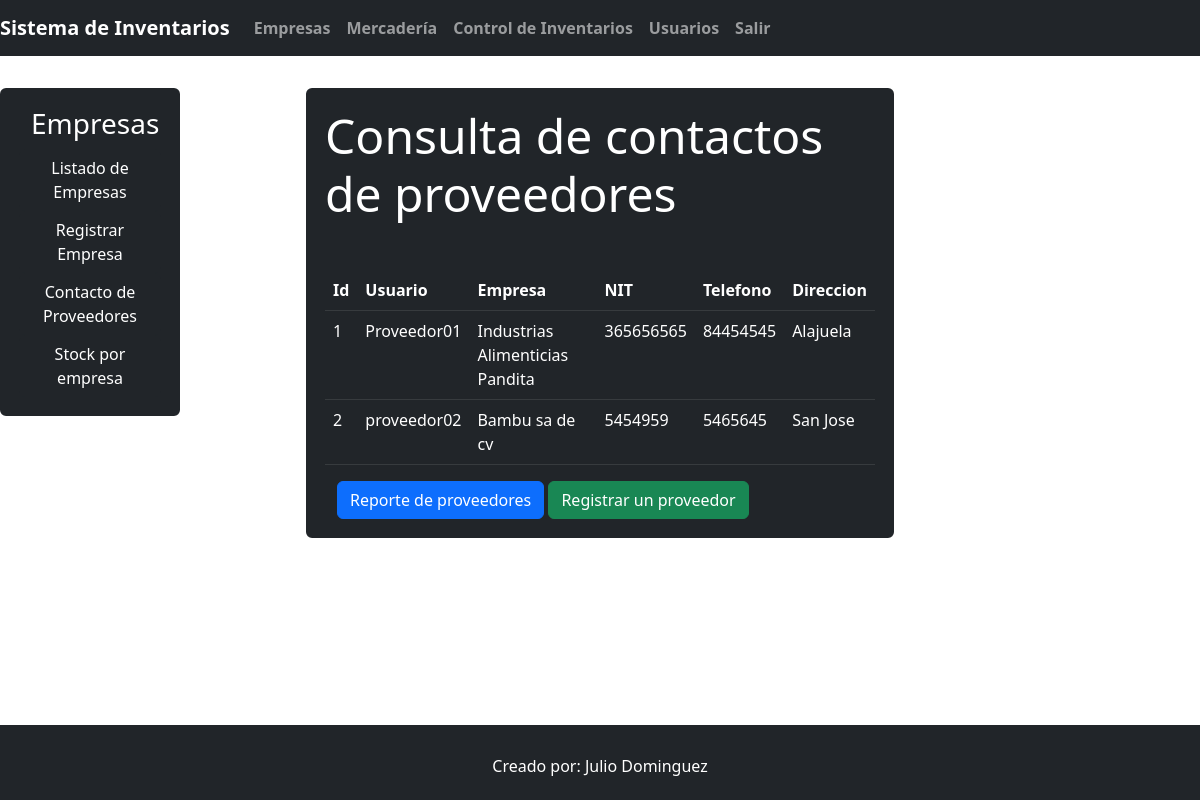
/perfil/proveedores_list, run on the app's committed database.
### perfil/models.py (models this page shows, shortened)
class Perfil(models.Model):
    empresa_proveedor = models.ForeignKey(EmpresaProveedor, null=True, blank=False, on_delete=models.SET_DEFAULT, default="")
    usuario = models.OneToOneField(User, on_delete=models.CASCADE)
    direccion = models.TextField(max_length=50, null=True)
    telefono = models.CharField(max_length=50)
    dui = models.CharField(max_length=50, null=True)
    nit = models.CharField(max_length=50, null=True)
    class Meta:
        verbose_name = "Perfil"
        verbose_name_plural = "Perfiles"

class EmpresaProveedor(models.Model):
    nombre_empresa = models.CharField(max_length=50, default="")
    nit = models.CharField(max_length=20)
    telefono = models.CharField(max_length=50)
    contacto_email = models.EmailField()
    class Meta:
        verbose_name = "Empresa"
        verbose_name_plural = "Empresas"

### perfil/views.py (the view)
# urls.py: path('proveedores_list', proveedores_list, name='proveedores_list'),
def proveedores_list(request):
    proveedor = Perfil.objects.all().order_by('id')
    contexto = {'proveedores': proveedor}
    return render(request, 'contactos_proveedores.html', contexto)

### perfil/templates/contactos_proveedores.html
{% extends 'empresas_index.html' %}
{% block content %}
<div class="container">
    <div class="row">
        <div class="container bg-dark p-3 border rounded border-3 border-dark mt-3 text-white">
            <div class="jumbotron">
                <h3 class="display-5">Consulta de contactos de proveedores</h3>
                <br>
                <table class="table table-dark table-hover table-responsive col-md-8 mt-3 text-light">
                    <thead>
                        <tr>
                            <th>Id</th>
                            <th>Usuario</th>
                            <th>Empresa</th>
                            <th>NIT</th>
                            <th>Telefono</th>
                            <th>Direccion</th>
                        </tr>
                    </thead>
                    <tbody>
                        {% if proveedores %}
                        {% for proveedor in proveedores %}
                        <tr>
                            <td>{{ proveedor.id }}</td>
                            <td>{{ proveedor.usuario.username }}</td>
                            <td>{{ proveedor.empresa_proveedor.nombre_empresa }}</td>
                            <td>{{ proveedor.nit }}</td>
                            <td>{{ proveedor.telefono }}</td>
                            <td>{{ proveedor.direccion }}</td>
                        </tr>
                        {% endfor %}
                        {% else %}
                        <tr>
                            <td colspan="8" class="text-center display-6">
                                No existen proveedores registrados.
                            </td>
                        </tr>
                        {% endif %}
                    </tbody>
                </table>
                <div class="container">
                    <a class="btn btn-primary" href="{% url 'perfiles_pdf' %}">Reporte de proveedores</a>
                    <a class="btn btn-success" href="{% url 'perfil:proveedores_crear' %}">Registrar un proveedor</a>
                </div>
            </div>
        </div>
    </div>
</div>
{% endblock content %}

### data on the page
Perfil: id "1", usuario.username "Proveedor01", empresa_proveedor.nombre_empresa "Industrias Alimenticias Pandita", nit "365656565", telefono "84454545", direccion "Alajuela"
Perfil: id "2", usuario.username "proveedor02", empresa_proveedor.nombre_empresa "Bambu sa de cv", nit "5454959", telefono "5465645", direccion "San Jose"
